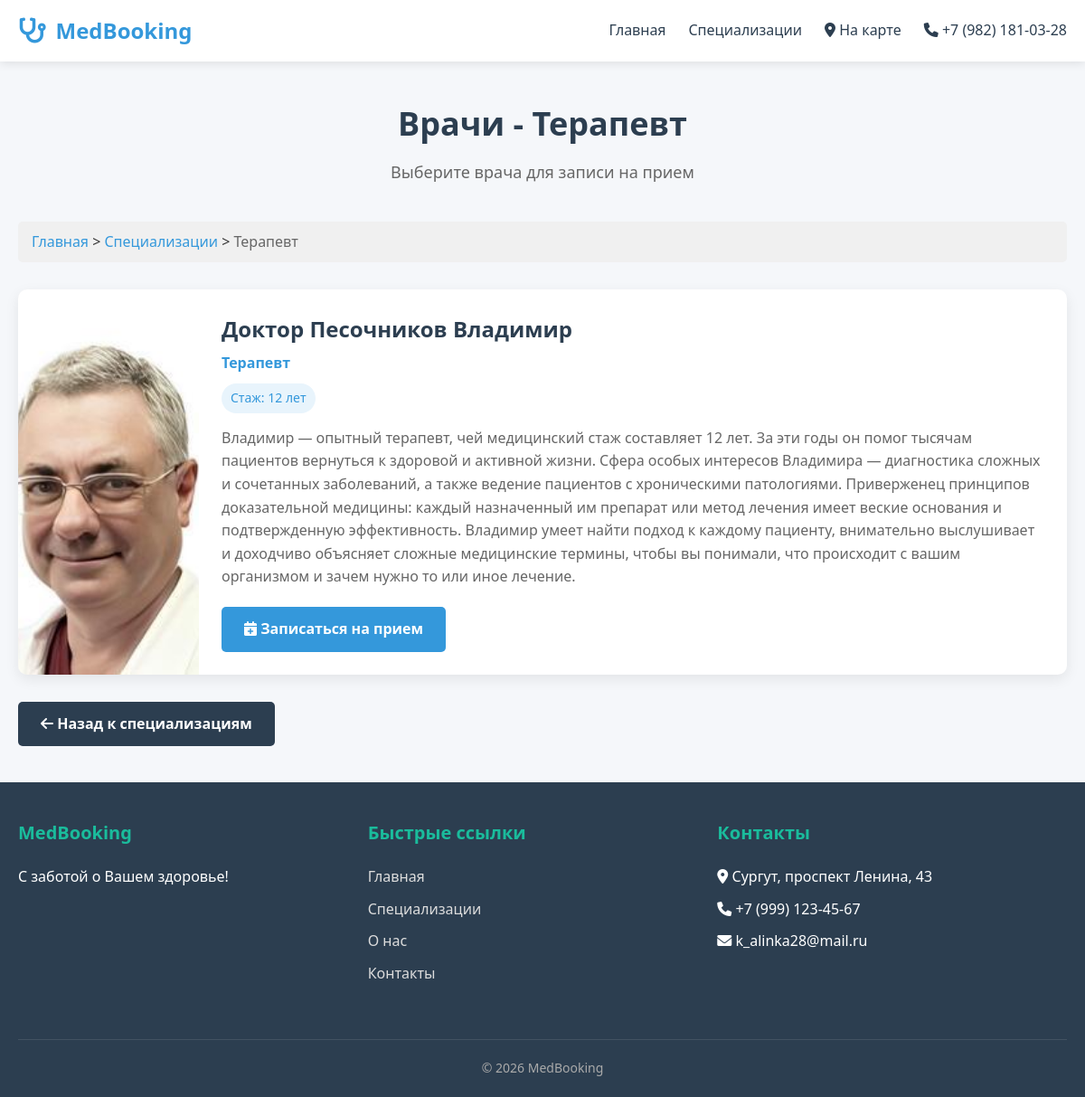
The app's page /specialization/1/ with its own data.
### appointment_project/models.py (models this page shows, shortened)
class Specialization(models.Model):
    name = models.CharField(max_length=100, verbose_name="Название специализации")
    description = models.TextField(verbose_name="Описание", blank=True)
    icon = models.CharField(max_length=50, default="fas fa-user-md", verbose_name="Иконка")
    class Meta:
        verbose_name = "Специализация"
        verbose_name_plural = "Специализации"

class Doctor(models.Model):
    first_name = models.CharField(max_length=50, verbose_name="Имя")
    last_name = models.CharField(max_length=50, verbose_name="Фамилия")
    specialization = models.ForeignKey(Specialization, on_delete=models.CASCADE, verbose_name="Специализация")
    experience = models.IntegerField(verbose_name="Стаж (лет)")
    description = models.TextField(verbose_name="Описание", blank=True)
    photo = models.ImageField(upload_to='doctors/', blank=True, null=True, verbose_name="Фотография")
    class Meta:
        verbose_name = "Врач"
        verbose_name_plural = "Врачи"

### appointment_project/views.py (the view)
# urls.py: path('specialization/<int:specialization_id>/', views.doctors_by_specialization, name='doctors_by_specialization'),
def doctors_by_specialization(request, specialization_id):
    specialization = get_object_or_404(Specialization, id=specialization_id)
    doctors = Doctor.objects.filter(specialization=specialization)
    context = {
        'specialization': specialization,
        'doctors': doctors,
    }
    return render(request, 'doctors.html', context)

### appointment_project/context_processors.py (called while the page is built)
def google_maps_api_key(request):
    return {
        'GOOGLE_MAPS_API_KEY': settings.GOOGLE_MAPS_API_KEY
    }

### appointment_project/templates/doctors.html (shortened to what this page needs)
{% extends 'base.html' %}
{% block content %}
<div class="page-title">
    <h1>Врачи - {{ specialization.name }}</h1>
    <p>Выберите врача для записи на прием</p>
</div>
<div class="breadcrumbs">
    <a href="{% url 'index' %}">Главная</a> &gt;
    <a href="{% url 'specializations' %}">Специализации</a> &gt;
    <span>{{ specialization.name }}</span>
</div>
<div class="doctors-list">
    {% for doctor in doctors %}
    <div class="doctor-card">
        <div class="doctor-photo">
            {% if doctor.photo %}
                <img src="{{ doctor.photo.url }}" alt="{{ doctor.last_name }} {{ doctor.first_name }}">
            {% else %}
                <i class="fas fa-user-md"></i>
            {% endif %}
        </div>
        <div class="doctor-info">
            <h2 class="doctor-name">Доктор {{ doctor.last_name }} {{ doctor.first_name }}</h2>
            <p class="doctor-specialization">{{ doctor.specialization.name }}</p>
            <span class="doctor-experience">
                Стаж: {{ doctor.experience }} лет
            </span>
            <p class="doctor-description">{{ doctor.description|default:"Квалифицированный специалист в своей области." }}</p>
            <a href="{% url 'schedule' doctor.id %}" class="btn btn-primary">
                <i class="fas fa-calendar-plus"></i> Записаться на прием
            </a>
        </div>
    </div>
    {% endfor %}
</div>
<div class="back-to-home">
    <a href="{% url 'specializations' %}" class="btn btn-secondary">
        <i class="fas fa-arrow-left"></i> Назад к специализациям
    </a>
</div>
{% endblock %}

### appointment_project/static/css/style.css (style rules this page uses)
:root { --primary-color: #3498db; --secondary-color: #2c3e50; --accent-color: #1abc9c; --light-color: #f8f9fa; --dark-color: #343a40; --success-color: #28a745; --danger-color: #e74c3c; --warning-color: #f39c12; }
* { margin: 0; padding: 0; box-sizing: border-box; }
body { font-family: 'Segoe UI', Tahoma, Geneva, Verdana, sans-serif; line-height: 1.6; color: #333; background-color: #f5f7fa; }
.page-title { text-align: center; margin-bottom: 40px; color: var(--secondary-color); }
.page-title h1 { font-size: 36px; margin-bottom: 10px; }
.page-title p { font-size: 18px; color: #666; }
.btn { display: inline-block; padding: 12px 25px; border-radius: 5px; text-decoration: none; font-weight: 600; text-align: center; transition: all 0.3s; border: none; cursor: pointer; font-size: 16px; }
.btn-primary { background-color: var(--primary-color); color: white; }
.btn-secondary { background-color: var(--secondary-color); color: white; }
.doctor-card { display: flex; background-color: white; border-radius: 10px; overflow: hidden; box-shadow: 0 5px 15px rgba(0, 0, 0, 0.08); margin-bottom: 30px; }
.doctor-photo { width: 200px; background-color: #eee; display: flex; justify-content: center; align-items: center; font-size: 100px; color: #ccc; }
.doctor-photo img { width: 100%; height: 100%; object-fit: cover; }
.doctor-info { flex: 1; padding: 25px; }
.doctor-name { font-size: 24px; color: var(--secondary-color); margin-bottom: 5px; }
.doctor-specialization { color: var(--primary-color); font-weight: 600; margin-bottom: 10px; }
.doctor-experience { display: inline-block; background-color: #e8f4fc; color: var(--primary-color); padding: 5px 10px; border-radius: 20px; font-size: 14px; margin-bottom: 15px; }
.doctor-description { color: #666; margin-bottom: 20px; }
.breadcrumbs { margin-bottom: 30px; padding: 10px 15px; background-color: #f0f0f0; border-radius: 5px; }
.breadcrumbs a { color: #3498db; text-decoration: none; }
.breadcrumbs span { color: #666; }

### records on screen
Specialization: name "Терапевт"
Doctor: photo (picture), last_name "Песочников", first_name "Владимир", specialization.name "Терапевт", experience "12", description "Владимир — опытный терапевт, чей медицинский стаж составляет 12 лет. За эти годы он помог тысячам пациентов вернуться к здоровой и активной жизни. Сфера особых интересов Владимира — диагностика сложных и сочетанных заболеваний, а также ведение пациентов с хроническими патологиями. Приверженец принципов доказательной медицины: каждый назначенный им препарат или метод лечения имеет веские основания и подтвержденную эффективность. Владимир умеет найти подход к каждому пациенту, внимательно выслушивает и доходчиво объясняет сложные медицинские термины, чтобы вы понимали, что происходит с вашим организмом и зачем нужно то или иное лечение."
